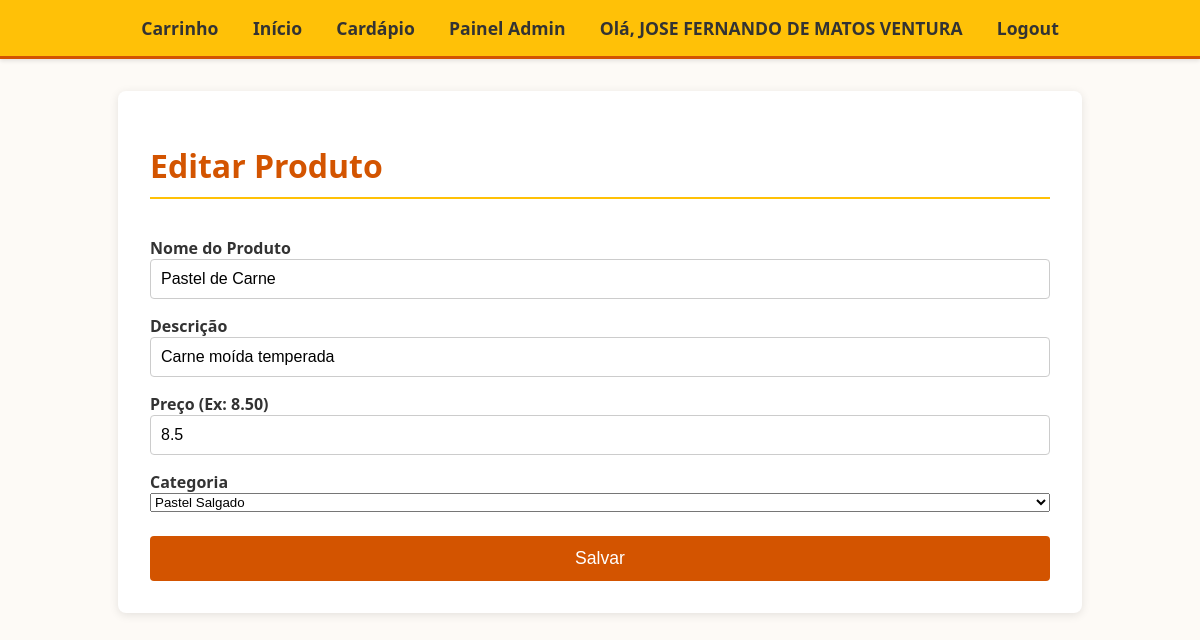
The app's page /admin/produto/editar/1 (signed in) with its own data.
### app.py (models this page shows)
class Produto(db.Model):
    id = db.Column(db.Integer, primary_key=True)
    nome = db.Column(db.String(100), nullable=False, unique=True)
    descricao = db.Column(db.String(200))
    preco = db.Column(db.Float, nullable=False)
    categoria = db.Column(db.String(50), nullable=False) # Ex: "Pastel Salgado", "Pastel Doce", "Bebida"

### app.py (the view, shortened to what this page needs)
@app.route('/admin/produto/editar/<int:produto_id>', methods=['GET', 'POST'])
@login_required
@admin_required
def editar_produto(produto_id):
    produto = Produto.query.get_or_404(produto_id)
    return render_template('admin/form_produto.html', titulo="Editar Produto", produto=produto)

### app.py (called while the page is built)
def admin_required(f):
    @wraps(f)
    def decorated_function(*args, **kwargs):
        if not session.get('is_admin'):
            flash('Acesso restrito a administradores.', 'error')
            return redirect(url_for('index'))
        return f(*args, **kwargs)
    return decorated_function

def login_required(f):
    @wraps(f)
    def decorated_function(*args, **kwargs):
        if 'cliente_id' not in session:
            flash('Você precisa estar logado para acessar esta página.', 'warning')
            return redirect(url_for('login'))
        return f(*args, **kwargs)
    return decorated_function

### templates/admin/form_produto.html (shortened to what this page needs)
{% extends "base.html" %}
{% block content %}
<h1>{{ titulo }}</h1>
<form method="post">
    <label for="nome">Nome do Produto</label>
    <input type="text" name="nome" value="{{ produto.nome if produto else '' }}" required>
    <label for="descricao">Descrição</label>
    <input type="text" name="descricao" value="{{ produto.descricao if produto else '' }}">
    <label for="preco">Preço (Ex: 8.50)</label>
    <input type="number" step="0.01" name="preco" value="{{ produto.preco if produto else '' }}" required>
    <label for="categoria">Categoria</label>
    <select name="categoria" required>
        <option value="Pastel Salgado" {% if produto and produto.categoria == 'Pastel Salgado' %}selected{% endif %}>Pastel Salgado</option>
    </select>
    <button type="submit">Salvar</button>
</form>
{% endblock %}

### static/css/style.css (style rules this page uses)
body { font-family: 'Segoe UI', Tahoma, Geneva, Verdana, sans-serif; margin: 0; padding: 0; background-color: #fdfaf6; color: #333; }
h1, h2 { color: #d35400; border-bottom: 2px solid #ffc107; padding-bottom: 10px; }
form { display: flex; flex-direction: column; }
form label { margin-top: 1rem; font-weight: bold; }
form input[type="text"], form input[type="password"], form input[type="email"], form input[type="number"] { padding: 10px; border: 1px solid #ccc; border-radius: 4px; font-size: 1em; }
form button { margin-top: 1.5rem; padding: 12px; background-color: #d35400; color: white; border: none; border-radius: 4px; font-size: 1.1em; cursor: pointer; transition: background-color 0.3s; }

### records on screen
Produto: nome "Pastel de Carne", descricao "Carne moída temperada", preco "8.5", categoria "Pastel Salgado"

### other values on screen
{{ session['cliente_nome'] }} "JOSE FERNANDO DE MATOS VENTURA"
{{ titulo }} "Editar Produto"
